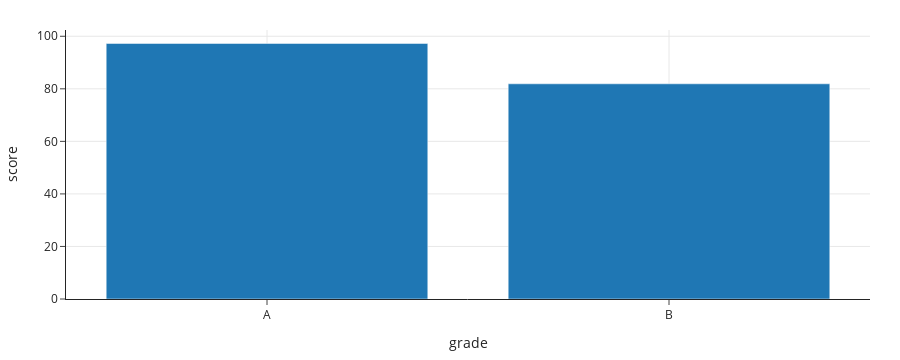

Write notebook code for a chart like this one.
### Code cell
# Same as the above!
scores.plot(kind='bar', x='grade', y='score')

### Figure 1 — Plotly figure (JSON) as saved in the notebook; plotly's stock layout.template omitted (floating-point values rounded to 4 significant figures)
{"data": [{"alignmentgroup": "True", "hovertemplate": "grade=%{x}<br>score=%{y}<extra></extra>", "legendgroup": "", "marker": {"color": "#1F77B4", "pattern": {"shape": ""}}, "name": "", "offsetgroup": "", "orientation": "v", "showlegend": false, "textposition": "auto", "type": "bar", "x": ["A", "B"], "xaxis": "x", "y": [97.27, 81.91], "yaxis": "y"}], "layout": {"barmode": "relative", "height": 360, "legend": {"tracegroupgap": 0}, "xaxis": {"anchor": "y", "autorange": true, "domain": [0, 1], "range": [-0.5, 1.5], "title": {"text": "grade"}, "type": "category"}, "yaxis": {"anchor": "x", "autorange": true, "domain": [0, 1], "range": [0, 102.4], "title": {"text": "score"}, "type": "linear"}}}
